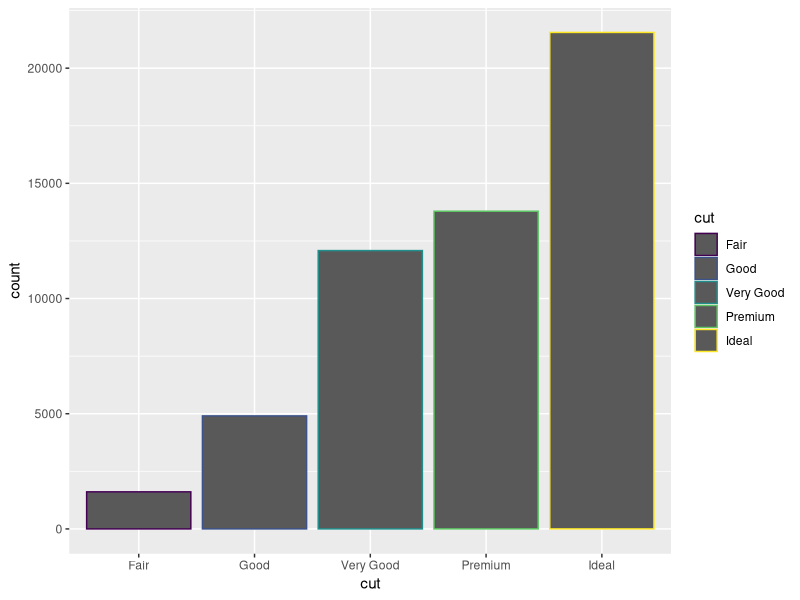
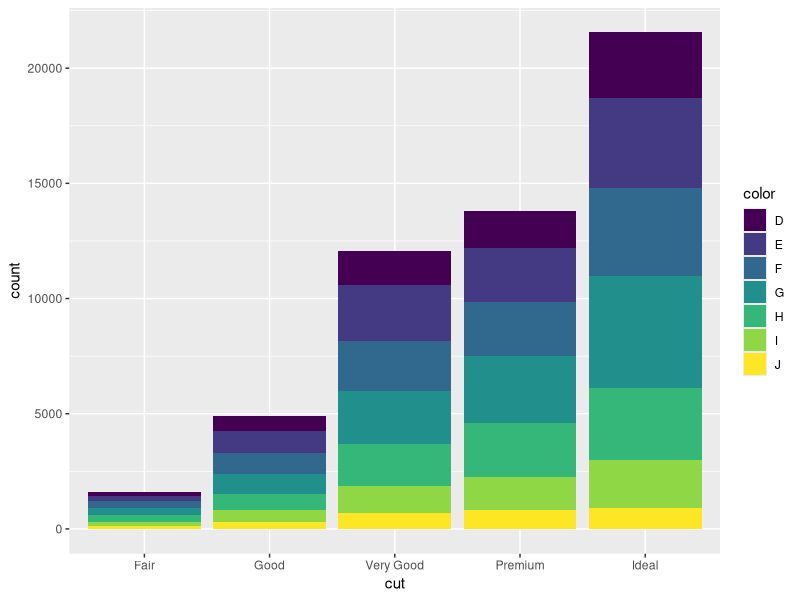

These charts were generated, in order, by the following R code:
# importing libraries
library(tidyverse)
library(ggplot2)

ggplot(data = diamonds) + 
  geom_bar(mapping = aes(x = cut, color = cut))
ggplot(data = diamonds) + 
  geom_bar(mapping = aes(x = cut, fill = color))

